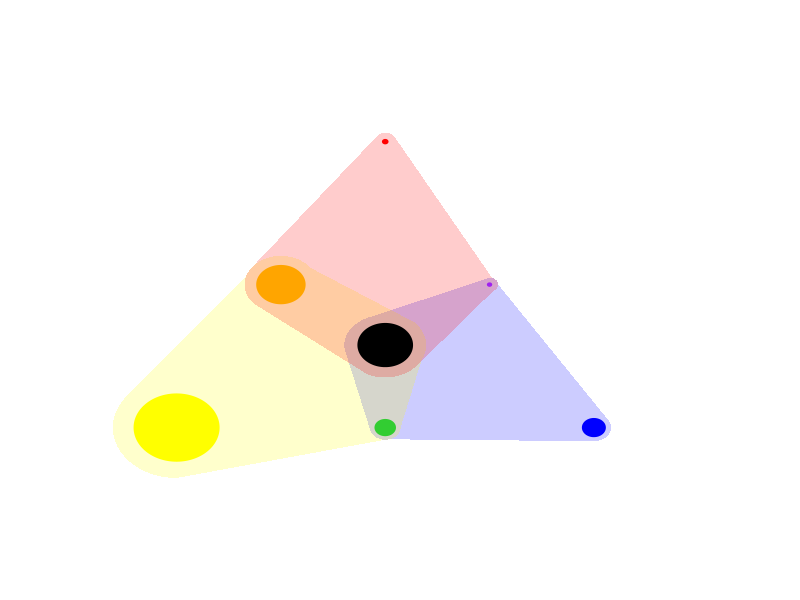

Generate this figure with R:
library( plotrix )

#----------
# Data 
#----------
R <- 9
B <- 37
A <- 137

RandB <- 7
RandA <- 78
AandB <- 33

all3 <- 88

nrowSummary <-  253

#------------
# parameters
#------------

res.circle = 0.001 # if you need to increase the circle resolution
a <- 2/(nrowSummary*sqrt(pi)) # size of the circle radius
big1 <-  1.5 #size of the background shape around the circles
big2 <-  4 
#--------------
# plot
#--------------

# jpeg(filename = file.path(figures, "N_Metrics.jpg"), quality = 100, res = 500, width = 7, height = 7, units = "in")
X11()
plot(0, xaxt = 'n', yaxt = 'n', bty = 'n', pch = '', ylab = '', xlab = '', ylim = c(1,8), xlim = c(1,10))

#-------------------------
# Backgrounds
#-------------------------

# Background shape colors
pol.col.B = rgb(0, 0, 1, alpha = 0.2)
pol.col.A = rgb(1, 1, 0, alpha = 0.2)
pol.col.R <- rgb(1, 0, 0, alpha = 0.2)

# plot shape 

## B background
g = all3
angle1 = seq(0.6*pi, 1.05*pi, by =res.circle)
x1 = cos(angle1)*g*a*ifelse(g>10,big1,big2) + 5
y1 = sin(angle1)*g*a*ifelse(g>10,1.4,4) + (5*(sqrt(6.5) + 2)) / 6.5

g=AandB
angle2 = seq(1.1*pi, 9.5*pi/6,by =res.circle)
x2 = cos(angle2)*g*a*ifelse(g>10,big1,big2) + 5
y2 = sin(angle2)*g*a*ifelse(g>10,big1,big2) + 2

g=B
angle3 = seq(3*pi/2, 0.5*pi/3 +2*pi, by =res.circle)
x3 = cos(angle3)*g*a*ifelse(g>10,big1,big2) + 8
y3 = sin(angle3)*g*a*ifelse(g>10,big1,big2) + 2

angle4 = seq(0, pi/2, by =res.circle)
g=RandB
x4 = cos(angle4)*g*a*ifelse(g>10,big1,big2) + 6.5
y4 = sin(angle4)*g*a*ifelse(g>10,big1,big2) + sqrt(6.75)+2

polygon(x = c(x1,x2,x3,x4), y = c(y1,y2,y3,y4), border=NA, col = pol.col.B)

## A background
g = all3
angle1 = seq(3.7*pi/2, 9*pi/4,by =res.circle)
x1 = cos(angle1)*g*a*ifelse(g>10,big1,big2) + 5
y1 = sin(angle1)*g*a*ifelse(g>10,big1,big2) + (5*(sqrt(6.5) + 2)) / 6.5

g=RandA
angle2 = seq(0.2*pi, 0.9*pi,by =res.circle)
x2 = cos(angle2)*g*a*ifelse(g>10,big1,big2) + 3.5
y2 = sin(angle2)*g*a*ifelse(g>10,big1,big2) + sqrt(6.75) + 2

g=A
angle3 = seq(0.8*pi, 1.5*pi, by =res.circle)
x3 = cos(angle3)*g*a*ifelse(g>10,big1,big2) + 2
y3 = sin(angle3)*g*a*ifelse(g>10,big1,big2) + 2

g=AandB
angle4 = seq(1.5*pi, 2*pi, by =res.circle)
x4 = cos(angle4)*g*a*ifelse(g>10,big1,big2) + 5
y4 = sin(angle4)*g*a*ifelse(g>10,big1,big2) + 2

polygon(x = c(x1,x2,x3,x4), y = c(y1,y2,y3,y4), border=NA, col = pol.col.A)

## R background
g=all3
angle1 = seq(1.35*pi,1.8*pi,by =res.circle)
x1 = cos(angle1)*g*a*ifelse(g>10,big1,big2) + 5
y1 = sin(angle1)*g*a*ifelse(g>10,big1,big2) + (5*(sqrt(6.5) + 2)) / 6.5

g=RandB
angle2 = seq(1.65*pi,2.4*pi,by =res.circle)
x2 = cos(angle2)*g*a*ifelse(g>10,big1,big2) + 6.5
y2 = sin(angle2)*g*a*ifelse(g>10,big1,big2) + sqrt(6.75)+2

g=R
angle3 = seq(0.2*pi, 0.7*pi , by =res.circle)
x3 = cos(angle3)*g*a*ifelse(g>10,big1,big2) + 5
y3 = sin(angle3)*g*a*ifelse(g>10,big1,big2) + sqrt(27) + 2

g=RandA
angle4 = seq(0.8*pi, 1.23*pi, by =res.circle)
x4 = cos(angle4)*g*a*ifelse(g>10,big1,big2) + 3.5
y4 = sin(angle4)*g*a*ifelse(g>10,big1,big2) + sqrt(6.75)+2

polygon(x = c(x1,x2,x3,x4), y = c(y1,y2,y3,y4), border=NA, col = pol.col.R)

#---------------------
# circles
#---------------------

# Sequence of points
c.x = cos(seq(0,2*pi,res.circle))
c.y = sin(seq(0,2*pi,res.circle))

# plotting
## all3
polygon(x = c.x * a * all3 + 5, y = c.y * a * all3 + (5*(sqrt(6.5) + 2)) / 6.5, col = "black", border = "black")
## A and B
polygon(x= c.x * a * AandB + 5, y= c.y * a * AandB + 2,col = "#32CD32", border = "#32CD32")
## A and R
polygon(x= c.x * a * RandA + 3.5, y= c.y * a * RandA + sqrt(6.75) + 2, border = "orange", col = "orange")
## R and B
polygon(x= c.x * a * RandB + 6.5, y= c.y * a * RandB + sqrt(6.75) + 2, border = "purple" ,col = "purple") 
## A 
polygon(x= c.x * a * A + 2, y= c.y *a *A + 2, border = "yellow" ,col = "yellow")
## B 
polygon(x=c.x*a*B+8, y=c.y*a*B+2, border = "blue", col = "blue")
## R
polygon(x=c.x*a*R+5, y=c.y*a*R+sqrt(27) + 2, border = "red", col = "red")


# dev.off()
